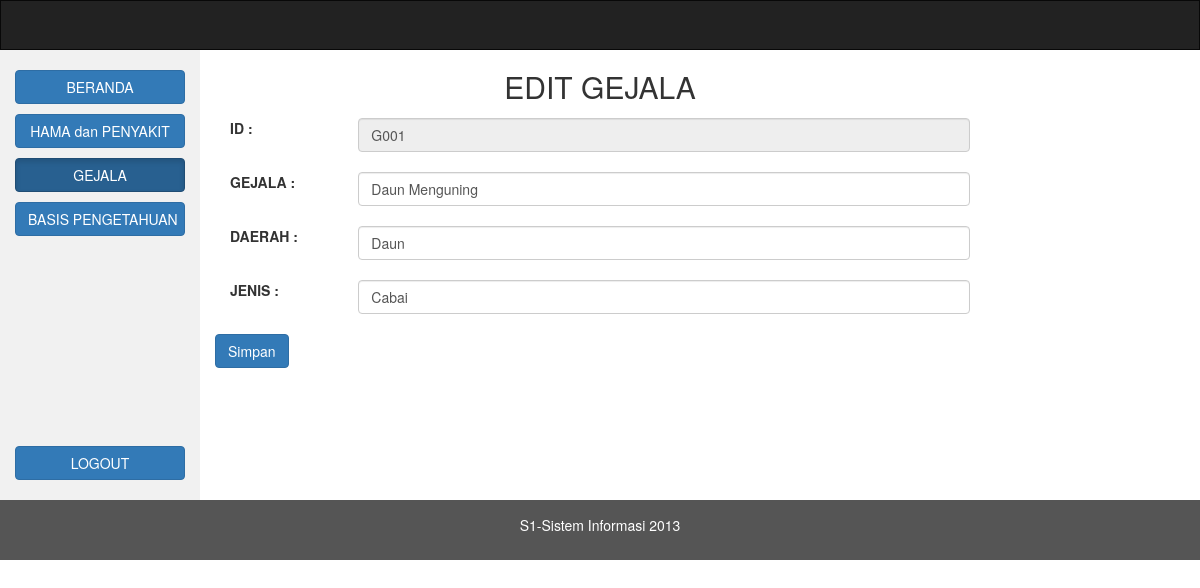
Page /aeditgejala.php?id=G001 on the earlier database version.
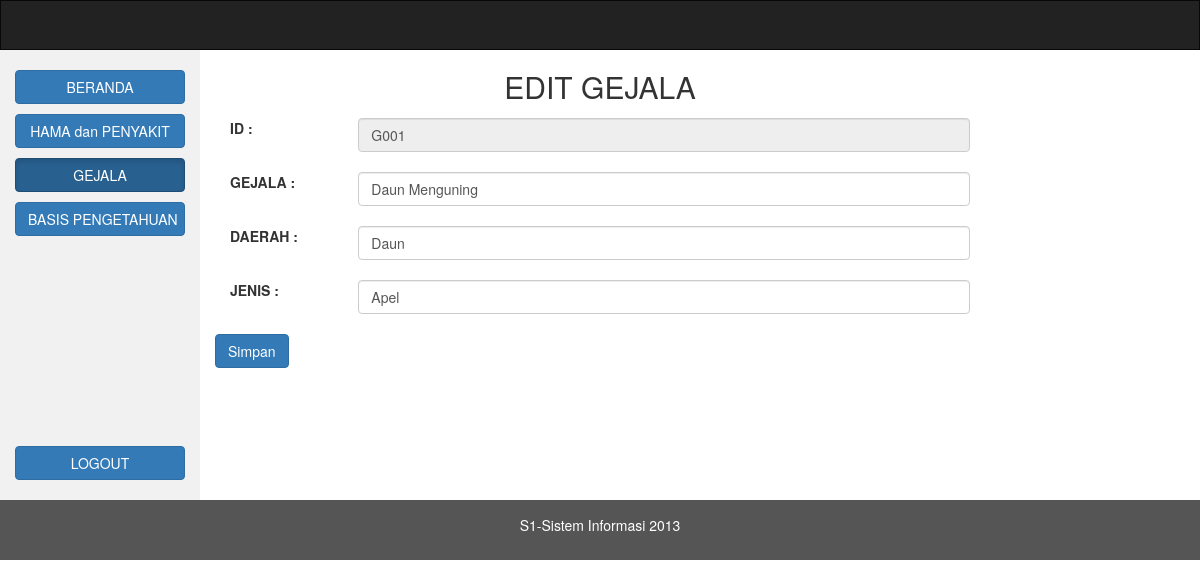
Same page on the later database version.
### tables this page shows
CREATE TABLE `gejala` (
  `idgejala` varchar(10) NOT NULL,
  `gejala` varchar(1000) NOT NULL,
  `daerah` varchar(10) NOT NULL,
  `jenistanaman` varchar(20) NOT NULL
);

### aeditgejala.php (the view, shortened to what this page needs)
<?php
include('koneksi.php');
?>
<!DOCTYPE html>
<html lang="en">
<head>
  <link rel="stylesheet" href="https://maxcdn.bootstrapcdn.com/bootstrap/3.3.7/css/bootstrap.min.css">
  <link rel="stylesheet" href="css/style.css">
</head>
<body>
<nav class="navbar navbar-inverse">
</nav>
<div class="container-fluid text-center">
  <div class="row content">
    <div class="col-sm-2 sidenav">
      <p><a href="homeadmin.php"><button type="button" class="btn btn-primary btn-block">BERANDA</button></a></p>
      <p><a href="hamadanpenyakit.php"><button type="button" class="btn btn-primary btn-block">HAMA dan PENYAKIT</button></a></p>
      <p><a href="gejala.php"><button type="button" class="btn btn-primary btn-block active">GEJALA</button></a></p>
      <p><a href="basispengetahuan.php"><button type="button" class="btn btn-primary btn-block">BASIS PENGETAHUAN</button></a></p>
      <br><br><br><br><br><br><br><br><br><br>
      <p><a href="logout.php"><button type="button" class="btn btn-primary btn-block" id="myBtn">LOGOUT</button></a></p>
    </div>
    <div class="col-sm-8 text-left">
      <h2 class="text-center">EDIT GEJALA</h2>
    <form method="post">
      <div class="form-group">
      			<label class="control-label col-sm-2">ID :</label>
      		<div class="col-sm-10">
                <?php
                       $tampil = "SELECT * FROM gejala where idgejala='".$_GET['id']."'";
                       $sql = mysqli_query ($konek_db,$tampil);
                       while($data = mysqli_fetch_array ($sql))
                    {
                        echo "<input type='text' name='idgejala' class='form-control' id='idgejala'  disabled value='".$data['idgejala']."'><br>";
                    }
                ?>
     		 </div>
        </div>
        <div class="form-group">
      			<label class="control-label col-sm-2">GEJALA :</label>
      		<div class="col-sm-10">
                <?php
                       $tampil = "SELECT * FROM gejala where idgejala='".$_GET['id']."'";
                       $sql = mysqli_query ($konek_db,$tampil);
                       while($data = mysqli_fetch_array ($sql))
                    {
                       echo "<input type='text'  class='form-control' id='gejala' name='gejala' value='".$data['gejala']."'><br>";
                    }
                ?>
     		 </div>
        </div>
          <div class="form-group">
      			<label class="control-label col-sm-2">DAERAH :</label>
      		<div class="col-sm-10">
                <?php
                       $tampil = "SELECT * FROM gejala where idgejala='".$_GET['id']."'";
                       $sql = mysqli_query ($konek_db,$tampil);
                       while($data = mysqli_fetch_array ($sql))
                    {
                       echo "<input type='text'  class='form-control' id='daerah' name='daerah' value='".$data['daerah']."'><br>";
                    }
                ?>
     		 </div>
        </div>
            <div class="form-group">
      			<label class="control-label col-sm-2">JENIS :</label>
      		<div class="col-sm-10">
                <?php
                       $tampil = "SELECT * FROM gejala where idgejala='".$_GET['id']."'";
                       $sql = mysqli_query ($konek_db,$tampil);
                       while($data = mysqli_fetch_array ($sql))
                    {
                       echo "<input type='text'  class='form-control' id='jenistanaman' name='jenistanaman' value='".$data['jenistanaman']."'><br>";
                    }
                ?>
     		 </div>
        </div>
        <button type="submit" name ="submit" class="btn btn-primary">Simpan</button>
        </form>
    </div>
  </div>
</div>
<footer class="container-fluid text-center">
  <p>S1-Sistem Informasi 2013</p>
</footer>
</body>
</html>

Differences in the rows shown:
changed gejala "Daun Menguning": jenistanaman "Cabai" → "Apel"
